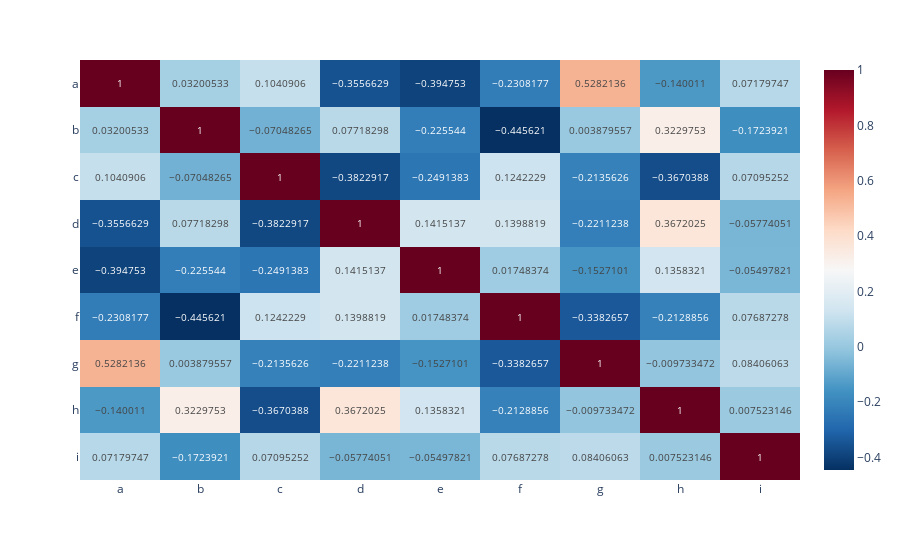

The notebook cell this image was saved under:
### Markdown cell above
A Non parametric test is chosen (Kendall Correlation) as data is not normally distributed

### Code cell
corr_score = q1.corr(method = 'kendall')

strong_pos, strong_neg, mod_pos, mod_neg, weak_pos, weak_neg = ([] for i in range(6))

for row in corr_score:
	for column in corr_score:
		if corr_score.at[row,column] > 0.5 and corr_score.at[row,column] < 1 :
			if [column,row] not in strong_pos:
				strong_pos.append([row,column])
		if corr_score.at[row,column] > 0.3 and corr_score.at[row,column] < 0.5 :
			if [column,row] not in mod_pos:
				mod_pos.append([row,column])
		if corr_score.at[row,column] > 0 and corr_score.at[row,column] < 0.3 :
			if [column,row] not in weak_pos:
				weak_pos.append([row,column])
		if corr_score.at[row,column] < -0.5 and corr_score.at[row,column] > -1 :
			if [column,row] not in strong_neg:
				strong_neg.append([row,column])
		if corr_score.at[row,column] < -0.3 and corr_score.at[row,column] > -0.5 :
			if [column,row] not in mod_neg:
				mod_neg.append([row,column])
		if corr_score.at[row,column] < 0 and corr_score.at[row,column] > -0.3 :
			if [column,row] not in weak_neg:
				weak_neg.append([row,column])
print('Variables with strong postivite correlation: \n', ' '.join(str(x) for x in strong_pos) )
print('Variables with moderate postivite correlation: \n', ' '.join(str(x) for x in mod_pos) )
print('Variables with weak postivite correlation: \n', ' '.join(str(x) for x in weak_pos) )
print('Variables with strong negative correlation: \n', ' '.join(str(x) for x in strong_neg) )
print('Variables with moderate negative correlation: \n', ' '.join(str(x) for x in mod_neg) )
print('Variables with weak negative correlation: \n', ' '.join(str(x) for x in weak_neg) )

fig = px.imshow(corr_score, text_auto=True, aspect="auto", color_continuous_scale='RdBu_r')
fig.show()

### Figure 1 — Plotly figure (JSON) as saved in the notebook; plotly's stock layout.template omitted (floating-point values rounded to 4 significant figures)
{"data": [{"coloraxis": "coloraxis", "hovertemplate": "x: %{x}<br>y: %{y}<br>color: %{z}<extra></extra>", "name": "0", "texttemplate": "%{z}", "type": "heatmap", "x": ["a", "b", "c", "d", "e", "f", "g", "h", "i"], "xaxis": "x", "y": ["a", "b", "c", "d", "e", "f", "g", "h", "i"], "yaxis": "y", "z": [[1, 0.03201, 0.1041, -0.3557, -0.3948, -0.2308, 0.5282, -0.14, 0.0718], [0.03201, 1, -0.07048, 0.07718, -0.2255, -0.4456, 0.00388, 0.323, -0.1724], [0.1041, -0.07048, 1, -0.3823, -0.2491, 0.1242, -0.2136, -0.367, 0.07095], [-0.3557, 0.07718, -0.3823, 1, 0.1415, 0.1399, -0.2211, 0.3672, -0.05774], [-0.3948, -0.2255, -0.2491, 0.1415, 1, 0.01748, -0.1527, 0.1358, -0.05498], [-0.2308, -0.4456, 0.1242, 0.1399, 0.01748, 1, -0.3383, -0.2129, 0.07687], [0.5282, 0.00388, -0.2136, -0.2211, -0.1527, -0.3383, 1, -0.009733, 0.08406], [-0.14, 0.323, -0.367, 0.3672, 0.1358, -0.2129, -0.009733, 1, 0.007523], [0.0718, -0.1724, 0.07095, -0.05774, -0.05498, 0.07687, 0.08406, 0.007523, 1]]}], "layout": {"coloraxis": {"colorscale": [[0, "rgb(5,48,97)"], [0.1, "rgb(33,102,172)"], [0.2, "rgb(67,147,195)"], [0.3, "rgb(146,197,222)"], [0.4, "rgb(209,229,240)"], [0.5, "rgb(247,247,247)"], [0.6, "rgb(253,219,199)"], [0.7, "rgb(244,165,130)"], [0.8, "rgb(214,96,77)"], [0.9, "rgb(178,24,43)"], [1, "rgb(103,0,31)"]]}, "margin": {"t": 60}, "xaxis": {"anchor": "y", "domain": [0, 1]}, "yaxis": {"anchor": "x", "autorange": "reversed", "domain": [0, 1]}}}
